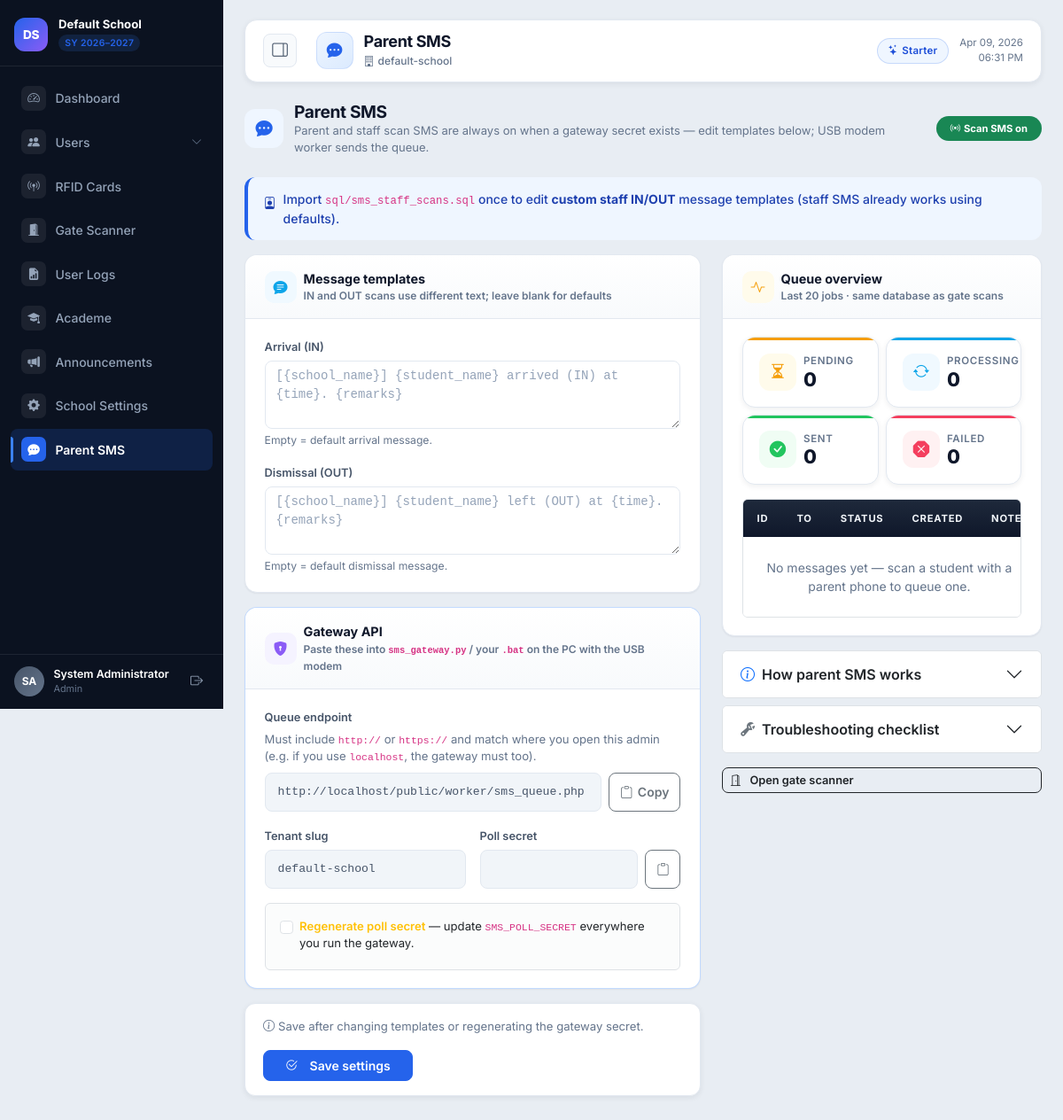
Page /public/sms_settings.php (signed in) on the committed database.
### tables this page shows
CREATE TABLE IF NOT EXISTS tenants (
  id INT AUTO_INCREMENT PRIMARY KEY,
  slug VARCHAR(80) NOT NULL UNIQUE,
  school_name VARCHAR(180) NOT NULL,
  logo_url VARCHAR(255) NULL,
  company_logo_url VARCHAR(255) NULL,
  background_url VARCHAR(255) NULL,
  plan_name VARCHAR(60) NOT NULL DEFAULT 'Starter',
  max_users INT NOT NULL DEFAULT 100,
  max_cards INT NOT NULL DEFAULT 300,
  billing_status ENUM('trial', 'paid', 'past_due', 'suspended') NOT NULL DEFAULT 'trial',
  trial_ends_at DATE NULL,
  status ENUM('active', 'inactive') NOT NULL DEFAULT 'active',
  sms_enabled TINYINT(1) NOT NULL DEFAULT 0,
  sms_template_in TEXT NULL,
  sms_template_out TEXT NULL,
  sms_poll_secret VARCHAR(64) NULL,
  created_at TIMESTAMP DEFAULT CURRENT_TIMESTAMP
);

### public/sms_settings.php (the view, shortened to what the rows shown need)
<?php
require_once __DIR__ . '/../includes/layout.php';
$pdo = db();
$tid = tenantId();
$schemaReady = smsOutboxTableExists($pdo) && smsTenantColumnsReady($pdo);
$hasStaffSmsCols = dbColumnExists('tenants', 'sms_notify_staff_scans');
$tenantSelect = 'id, slug, school_name, sms_enabled, sms_template_in, sms_template_out, sms_poll_secret';
$stmt = $pdo->prepare("SELECT $tenantSelect FROM tenants WHERE id = ? LIMIT 1");
$stmt->execute([$tid]);
$row = $stmt->fetch();
renderHeader('Parent SMS');
?>
<div class="sms-page">
<?php if (!$schemaReady): ?>
<div class="alert alert-warning d-flex align-items-start gap-2 mb-0" role="alert">
    <i class="bi bi-database-exclamation mt-1 flex-shrink-0"></i>
    <div>
        <strong>Database update required.</strong>
        Import <code>sql/sms_upgrade.sql</code> in phpMyAdmin (or your MySQL client), then reload this page.
    </div>
</div>
<?php else: ?>
<?php if ($schemaReady && !$hasStaffSmsCols): ?>
<div class="alert alert-info d-flex align-items-start gap-2 small mb-3" role="alert">
    <i class="bi bi-person-badge mt-1 flex-shrink-0"></i>
    <div>
        Import <code>sql/sms_staff_scans.sql</code> once to edit <strong>custom staff IN/OUT</strong> message templates (staff SMS already works using defaults).
    </div>
</div>
<?php endif; ?>
<?php
$suggestedSmsQueueUrl = publicSmsWorkerQueueUrl();
$counts = ['pending' => 0, 'processing' => 0, 'sent' => 0, 'failed' => 0];
$recentStmt = $pdo->prepare('
    SELECT id, destination_phone, message_body, status, created_at, error_message, processed_at
    FROM sms_outbox
    WHERE tenant_id = ?
    ORDER BY id DESC
    LIMIT 20
');
$recentStmt->execute([$tid]);
$recentRows = $recentStmt->fetchAll();
?>
<div class="row g-4">
    <div class="col-lg-7">
        <form method="post" id="smsSettingsForm">
            <div class="card mb-3">
                <div class="card-header gap-2">
                    <div class="sc-icon" style="background:var(--ac-sky-light);color:var(--ac-sky);">
                        <i class="bi bi-chat-text-fill"></i>
                    </div>
                    <div>
                        <div style="font-weight:700;font-size:0.9rem;">Message templates</div>
                        <div style="font-size:0.75rem;color:var(--tx-muted);">IN and OUT scans use different text; leave blank for defaults</div>
                    </div>
                </div>
                <div class="card-body">
                    <div class="mb-3">
                        <label class="form-label fw-semibold small" for="sms_template_in">Arrival (IN)</label>
                        <textarea class="form-control font-monospace" name="sms_template_in" id="sms_template_in" rows="3"
                            placeholder="<?= h(defaultSmsTemplateIn()) ?>"><?= h((string) ($row['sms_template_in'] ?? '')) ?></textarea>
                        <div class="form-text">Empty = default arrival message.</div>
                    </div>
                    <div class="mb-0">
                        <label class="form-label fw-semibold small" for="sms_template_out">Dismissal (OUT)</label>
                        <textarea class="form-control font-monospace" name="sms_template_out" id="sms_template_out" rows="3"
                            placeholder="<?= h(defaultSmsTemplateOut()) ?>"><?= h((string) ($row['sms_template_out'] ?? '')) ?></textarea>
                        <div class="form-text">Empty = default dismissal message.</div>
                    </div>
                </div>
            </div>
            <div class="card mb-3 border-primary border-opacity-25">
                <div class="card-header gap-2">
                    <div class="sc-icon" style="background:var(--ac-purple-light);color:var(--ac-purple);">
                        <i class="bi bi-shield-lock-fill"></i>
                    </div>
                    <div>
                        <div style="font-weight:700;font-size:0.9rem;">Gateway API</div>
                        <div style="font-size:0.75rem;color:var(--tx-muted);">Paste these into <code>sms_gateway.py</code> / your <code>.bat</code> on the PC with the USB modem</div>
                    </div>
                </div>
                <div class="card-body">
                    <label class="form-label fw-semibold small">Queue endpoint</label>
                    <p class="small text-muted mb-2">Must include <code>http://</code> or <code>https://</code> and match where you open this admin (e.g. if you use <code>localhost</code>, the gateway must too).</p>
                    <div class="d-flex flex-wrap align-items-stretch gap-2 mb-3">
                        <div class="slug-display flex-grow-1 min-w-0">
                            <code class="user-select-all"><?= h($suggestedSmsQueueUrl) ?></code>
                        </div>
                        <button type="button" class="btn btn-outline-secondary flex-shrink-0 sms-copy-btn" data-copy="<?= h($suggestedSmsQueueUrl) ?>" title="Copy URL">
                            <i class="bi bi-clipboard"></i> Copy
                        </button>
                    </div>
                    <div class="row g-3">
                        <div class="col-md-6">
                            <label class="form-label fw-semibold small">Tenant slug</label>
                            <div class="slug-display"><span class="user-select-all"><?= h((string) ($row['slug'] ?? '')) ?></span></div>
                        </div>
                        <div class="col-md-6">
                            <label class="form-label fw-semibold small">Poll secret</label>
                            <div class="d-flex flex-wrap align-items-stretch gap-2">
                                <div class="slug-display flex-grow-1 min-w-0">
                                </div>
                                <button type="button" class="btn btn-outline-secondary flex-shrink-0 sms-copy-btn" data-copy="<?= h((string) ($row['sms_poll_secret'] ?? '')) ?>" title="Copy secret">
                                    <i class="bi bi-clipboard"></i>
                                </button>
                            </div>
                        </div>
                    </div>
                    <div class="border rounded p-3 mt-3 bg-light bg-opacity-50">
                        <div class="form-check">
                            <input class="form-check-input" type="checkbox" name="regenerate_poll_secret" id="regen" value="1">
                            <label class="form-check-label small" for="regen">
                                <span class="text-warning fw-semibold">Regenerate poll secret</span>
                                — update <code>SMS_POLL_SECRET</code> everywhere you run the gateway.
                            </label>
                        </div>
                    </div>
                </div>
            </div>
            <div class="settings-save-bar mb-4">
                <p class="mb-0 text-muted small"><i class="bi bi-info-circle me-1"></i>Save after changing templates or regenerating the gateway secret.</p>
                <button type="submit" class="btn btn-primary px-4">
                    <i class="bi bi-check2-circle me-2"></i>Save settings
                </button>
            </div>
        </form>
    </div>
    <div class="col-lg-5">
        <div class="card mb-3">
            <div class="card-header gap-2">
                <div class="sc-icon" style="background:var(--ac-amber-light);color:var(--ac-amber);">
                    <i class="bi bi-activity"></i>
                </div>
                <div class="flex-grow-1">
                    <div style="font-weight:700;font-size:0.9rem;">Queue overview</div>
                    <div style="font-size:0.75rem;color:var(--tx-muted);">Last 20 jobs · same database as gate scans</div>
                </div>
            </div>
            <div class="card-body">
                <div class="row g-2 mb-3">
                    <div class="col-6">
                        <div class="stat-card sa-amber mb-0">
                            <div class="d-flex align-items-center gap-2">
                                <div class="stat-icon"><i class="bi bi-hourglass-split"></i></div>
                                <div>
                                    <div class="stat-label">Pending</div>
                                    <div class="stat-value" style="font-size:1.35rem;"><?= (int) ($counts['pending'] ?? 0) ?></div>
                                </div>
                            </div>
                        </div>
                    </div>
                    <div class="col-6">
                        <div class="stat-card sa-sky mb-0">
                            <div class="d-flex align-items-center gap-2">
                                <div class="stat-icon"><i class="bi bi-arrow-repeat"></i></div>
                                <div>
                                    <div class="stat-label">Processing</div>
                                    <div class="stat-value" style="font-size:1.35rem;"><?= (int) ($counts['processing'] ?? 0) ?></div>
                                </div>
                            </div>
                        </div>
                    </div>
                    <div class="col-6">
                        <div class="stat-card sa-green mb-0">
                            <div class="d-flex align-items-center gap-2">
                                <div class="stat-icon"><i class="bi bi-check-circle-fill"></i></div>
                                <div>
                                    <div class="stat-label">Sent</div>
                                    <div class="stat-value" style="font-size:1.35rem;"><?= (int) ($counts['sent'] ?? 0) ?></div>
                                </div>
                            </div>
                        </div>
                    </div>
                    <div class="col-6">
                        <div class="stat-card sa-rose mb-0">
                            <div class="d-flex align-items-center gap-2">
                                <div class="stat-icon"><i class="bi bi-x-octagon-fill"></i></div>
                                <div>
                                    <div class="stat-label">Failed</div>
                                    <div class="stat-value" style="font-size:1.35rem;"><?= (int) ($counts['failed'] ?? 0) ?></div>
                                </div>
                            </div>
                        </div>
                    </div>
                </div>
                <div class="table-responsive rounded border" style="max-height: 320px; overflow-y: auto;">
                    <table class="table table-sm table-hover mb-0 align-middle">
                        <thead class="sticky-top" style="z-index:2;">
                        <tr>
                            <th class="small">ID</th>
                            <th class="small">To</th>
                            <th class="small">Status</th>
                            <th class="small">Created</th>
                            <th class="small">Note</th>
                        </tr>
                        </thead>
                        <tbody>
                        <?php if (!$recentRows): ?>
                            <tr><td colspan="5" class="text-muted small py-4 text-center">No messages yet — scan a student with a parent phone to queue one.</td></tr>
                        <?php endif; ?>
                        </tbody>
                    </table>
                </div>
            </div>
        </div>
        <div class="accordion mb-3" id="smsHelpAccordion">
            <div class="accordion-item border rounded overflow-hidden">
                <h2 class="accordion-header">
                    <button class="accordion-button collapsed py-3" type="button" data-bs-toggle="collapse" data-bs-target="#smsHelpFlow" aria-expanded="false">
                        <i class="bi bi-info-circle me-2 text-primary"></i><span class="fw-semibold">How parent SMS works</span>
                    </button>
                </h2>
            </div>
            <div class="accordion-item border rounded overflow-hidden mt-2">
                <h2 class="accordion-header">
                    <button class="accordion-button collapsed py-3" type="button" data-bs-toggle="collapse" data-bs-target="#smsHelpTrouble" aria-expanded="false">
                        <i class="bi bi-wrench-adjustable me-2 text-secondary"></i><span class="fw-semibold">Troubleshooting checklist</span>
                    </button>
                </h2>
            </div>
        </div>
        <a class="btn btn-outline-dark btn-sm w-100" href="<?= h(appUrl('gate.php')) ?>">
            <i class="bi bi-door-open me-1"></i>Open gate scanner
        </a>
    </div>
</div>
<?php endif; ?>
</div>
<?php renderFooter(); ?>

### includes/layout.php (shortened to what the rows shown need)
<?php
require_once __DIR__ . '/bootstrap.php';
function renderHeader(string $title): void
{
    $schoolName  = tenantName();
    echo '<!doctype html><html lang="en"><head>';
    echo '<link href="https://cdn.jsdelivr.net/npm/bootstrap@5.3.3/dist/css/bootstrap.min.css" rel="stylesheet">';
    echo '<link href="' . h(BASE_URL . '/assets/ui.css') . '" rel="stylesheet">';
    echo '<link rel="preload" href="https://cdn.jsdelivr.net/npm/bootstrap-icons@1.11.3/font/bootstrap-icons.min.css" as="style" onload="this.onload=null;this.rel=\'stylesheet\'">';
    echo '</head><body>';
    echo '<div class="app-shell" id="appShell">';
    echo '<aside class="sidebar" id="appSidebar">';
    echo '<div class="sb-brand">';
    echo '<div class="sb-brand-text">';
    echo '<div class="sb-school-name">' . h($schoolName) . '</div>';
    echo '<span class="sb-year-badge">SY ' . h(date('Y')) . '–' . h((string)((int)date('Y') + 1)) . '</span>';
    echo '</div>';
    echo '</div>';
    echo '</aside>';
    echo '<main class="main-content" id="mainContent">';
    echo '<div class="topbar">';
    echo '<div class="tb-left">';
    echo '<div>';
    echo '<div class="tb-title">' . h($title) . '</div>';
    echo '<div class="tb-subtitle"><i class="bi bi-building me-1"></i>' . h(tenantSlug()) . '</div>';
    echo '</div>';
    echo '</div>';
    echo '<div class="tb-right">';
    echo '<span class="tb-plan-badge"><i class="bi bi-stars me-1"></i>' . h((string)(currentTenant()['plan_name'] ?? 'Starter')) . '</span>';
    echo '<div class="tb-datetime"><div>' . h(date('M d, Y')) . '</div><div>' . h(date('h:i A')) . '</div></div>';
    echo '</div>';
    echo '</div>';
    echo '<div class="content-container">';
}
function renderFooter(): void
{
    echo '</div></main></div>';
    echo '</body></html>';
}

### rows in the picture
tenants: school_name "Default School", slug "default-school", plan_name "Starter"

### other values in the picture
$initials "DS"
$label "Dashboard"
$label "Users"
$label "RFID Cards"
$label "Gate Scanner"
$label "User Logs"
$label "Academe"
$label "Announcements"
$label "School Settings"
$label "Parent SMS"
$userInitials "SA"
$userName "System Administrator"
roleLabel($role) "Admin"
$title "Parent SMS"
$suggestedSmsQueueUrl "http://localhost/public/worker/sms_queue.php"
